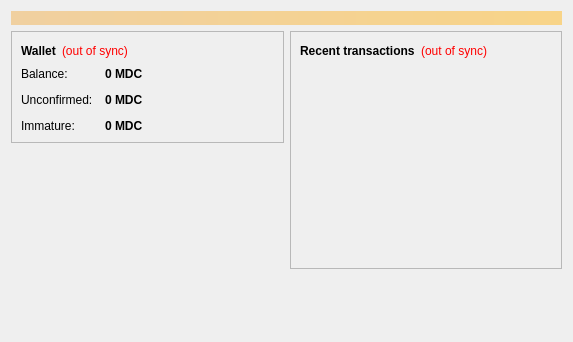
<?xml version="1.0" encoding="UTF-8"?>
<ui version="4.0">
 <class>OverviewPage</class>
 <widget class="QWidget" name="OverviewPage">
  <property name="geometry">
   <rect>
    <x>0</x>
    <y>0</y>
    <width>573</width>
    <height>342</height>
   </rect>
  </property>
  <property name="windowTitle">
   <string>Form</string>
  </property>
  <layout class="QVBoxLayout" name="topLayout">
   <item>
    <widget class="QLabel" name="labelAlerts">
     <property name="visible">
      <bool>false</bool>
     </property>
     <property name="styleSheet">
      <string notr="true">background-color: qlineargradient(x1: 0, y1: 0, x2: 1, y2: 0, stop:0 #F0D0A0, stop:1 #F8D488); color:#000000;</string>
     </property>
     <property name="wordWrap">
      <bool>true</bool>
     </property>
     <property name="margin">
      <number>3</number>
     </property>
    </widget>
   </item>
   <item>
    <layout class="QHBoxLayout" name="horizontalLayout" stretch="1,1">
     <item>
      <layout class="QVBoxLayout" name="verticalLayout_2">
       <item>
        <widget class="QFrame" name="frame">
         <property name="frameShape">
          <enum>QFrame::StyledPanel</enum>
         </property>
         <property name="frameShadow">
          <enum>QFrame::Raised</enum>
         </property>
         <layout class="QVBoxLayout" name="verticalLayout_4">
          <item>
           <layout class="QHBoxLayout" name="horizontalLayout_4">
            <item>
             <widget class="QLabel" name="label_5">
              <property name="font">
               <font>
                <weight>75</weight>
                <bold>true</bold>
               </font>
              </property>
              <property name="text">
               <string>Wallet</string>
              </property>
             </widget>
            </item>
            <item>
             <widget class="QLabel" name="labelWalletStatus">
              <property name="toolTip">
               <string>The displayed information may be out of date. Your wallet automatically synchronizes with the MDCoin network after a connection is established, but this process has not completed yet.</string>
              </property>
              <property name="styleSheet">
               <string notr="true">QLabel { color: red; }</string>
              </property>
              <property name="text">
               <string notr="true">(out of sync)</string>
              </property>
              <property name="alignment">
               <set>Qt::AlignLeading|Qt::AlignLeft|Qt::AlignVCenter</set>
              </property>
             </widget>
            </item>
            <item>
             <spacer name="horizontalSpacer_2">
              <property name="orientation">
               <enum>Qt::Horizontal</enum>
              </property>
              <property name="sizeHint" stdset="0">
               <size>
                <width>40</width>
                <height>20</height>
               </size>
              </property>
             </spacer>
            </item>
           </layout>
          </item>
          <item>
           <layout class="QFormLayout" name="formLayout_2">
            <property name="fieldGrowthPolicy">
             <enum>QFormLayout::AllNonFixedFieldsGrow</enum>
            </property>
            <property name="horizontalSpacing">
             <number>12</number>
            </property>
            <property name="verticalSpacing">
             <number>12</number>
            </property>
            <item row="0" column="0">
             <widget class="QLabel" name="label">
              <property name="text">
               <string>Balance:</string>
              </property>
             </widget>
            </item>
            <item row="0" column="1">
             <widget class="QLabel" name="labelBalance">
              <property name="font">
               <font>
                <weight>75</weight>
                <bold>true</bold>
               </font>
              </property>
              <property name="cursor">
               <cursorShape>IBeamCursor</cursorShape>
              </property>
              <property name="toolTip">
               <string>Your current balance</string>
              </property>
              <property name="text">
               <string notr="true">0 MDC</string>
              </property>
              <property name="textInteractionFlags">
               <set>Qt::LinksAccessibleByMouse|Qt::TextSelectableByKeyboard|Qt::TextSelectableByMouse</set>
              </property>
             </widget>
            </item>
            <item row="1" column="0">
             <widget class="QLabel" name="label_3">
              <property name="text">
               <string>Unconfirmed:</string>
              </property>
             </widget>
            </item>
            <item row="1" column="1">
             <widget class="QLabel" name="labelUnconfirmed">
              <property name="font">
               <font>
                <weight>75</weight>
                <bold>true</bold>
               </font>
              </property>
              <property name="cursor">
               <cursorShape>IBeamCursor</cursorShape>
              </property>
              <property name="toolTip">
               <string>Total of transactions that have yet to be confirmed, and do not yet count toward the current balance</string>
              </property>
              <property name="text">
               <string notr="true">0 MDC</string>
              </property>
              <property name="textInteractionFlags">
               <set>Qt::LinksAccessibleByMouse|Qt::TextSelectableByKeyboard|Qt::TextSelectableByMouse</set>
              </property>
             </widget>
            </item>
            <item row="2" column="0">
             <widget class="QLabel" name="labelImmatureText">
              <property name="text">
               <string>Immature:</string>
              </property>
             </widget>
            </item>
            <item row="2" column="1">
             <widget class="QLabel" name="labelImmature">
              <property name="font">
               <font>
                <weight>75</weight>
                <bold>true</bold>
               </font>
              </property>
              <property name="toolTip">
               <string>Mined balance that has not yet matured</string>
              </property>
              <property name="text">
               <string notr="true">0 MDC</string>
              </property>
              <property name="textInteractionFlags">
               <set>Qt::LinksAccessibleByMouse|Qt::TextSelectableByKeyboard|Qt::TextSelectableByMouse</set>
              </property>
             </widget>
            </item>
           </layout>
          </item>
         </layout>
        </widget>
       </item>
       <item>
        <spacer name="verticalSpacer">
         <property name="orientation">
          <enum>Qt::Vertical</enum>
         </property>
         <property name="sizeHint" stdset="0">
          <size>
           <width>20</width>
           <height>40</height>
          </size>
         </property>
        </spacer>
       </item>
      </layout>
     </item>
     <item>
      <layout class="QVBoxLayout" name="verticalLayout_3">
       <item>
        <widget class="QFrame" name="frame_2">
         <property name="frameShape">
          <enum>QFrame::StyledPanel</enum>
         </property>
         <property name="frameShadow">
          <enum>QFrame::Raised</enum>
         </property>
         <layout class="QVBoxLayout" name="verticalLayout">
          <item>
           <layout class="QHBoxLayout" name="horizontalLayout_2">
            <item>
             <widget class="QLabel" name="label_4">
              <property name="text">
               <string>&lt;b&gt;Recent transactions&lt;/b&gt;</string>
              </property>
             </widget>
            </item>
            <item>
             <widget class="QLabel" name="labelTransactionsStatus">
              <property name="toolTip">
               <string>The displayed information may be out of date. Your wallet automatically synchronizes with the MDCoin network after a connection is established, but this process has not completed yet.</string>
              </property>
              <property name="styleSheet">
               <string notr="true">QLabel { color: red; }</string>
              </property>
              <property name="text">
               <string notr="true">(out of sync)</string>
              </property>
              <property name="alignment">
               <set>Qt::AlignRight|Qt::AlignTrailing|Qt::AlignVCenter</set>
              </property>
             </widget>
            </item>
            <item>
             <spacer name="horizontalSpacer">
              <property name="orientation">
               <enum>Qt::Horizontal</enum>
              </property>
              <property name="sizeHint" stdset="0">
               <size>
                <width>40</width>
                <height>20</height>
               </size>
              </property>
             </spacer>
            </item>
           </layout>
          </item>
          <item>
           <widget class="QListView" name="listTransactions">
            <property name="styleSheet">
             <string notr="true">QListView { background: transparent; }</string>
            </property>
            <property name="frameShape">
             <enum>QFrame::NoFrame</enum>
            </property>
            <property name="verticalScrollBarPolicy">
             <enum>Qt::ScrollBarAlwaysOff</enum>
            </property>
            <property name="horizontalScrollBarPolicy">
             <enum>Qt::ScrollBarAlwaysOff</enum>
            </property>
            <property name="selectionMode">
             <enum>QAbstractItemView::NoSelection</enum>
            </property>
           </widget>
          </item>
         </layout>
        </widget>
       </item>
       <item>
        <spacer name="verticalSpacer_2">
         <property name="orientation">
          <enum>Qt::Vertical</enum>
         </property>
         <property name="sizeHint" stdset="0">
          <size>
           <width>20</width>
           <height>40</height>
          </size>
         </property>
        </spacer>
       </item>
      </layout>
     </item>
    </layout>
   </item>
  </layout>
 </widget>
 <resources/>
 <connections/>
</ui>
